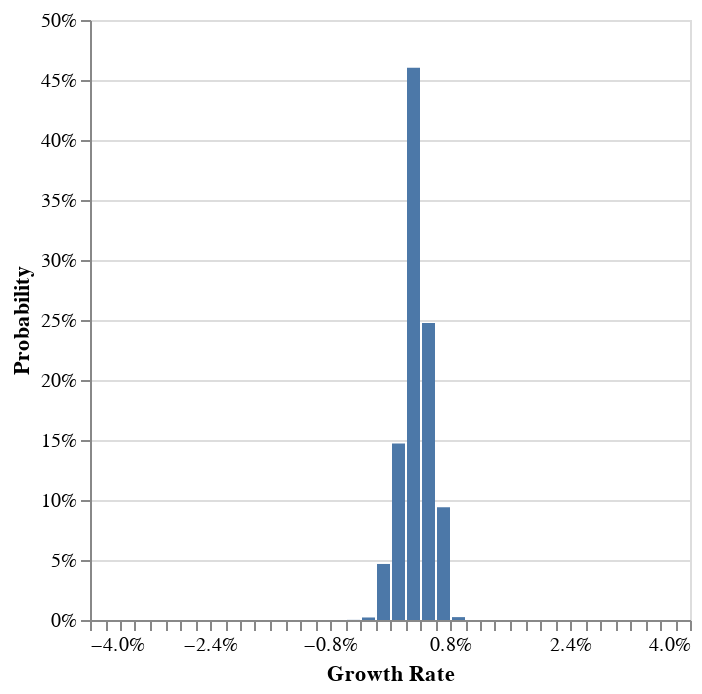

Write notebook code for a chart like this one.
### Code cell
constant_dollar.plot_growth_rate_distribution(
    n_games=N_games, min_max_growth_rate=[-0.04, 0.04], step_size=0.002
)

### Figure 1 — Vega-Lite specification as saved in the notebook (floating-point values rounded to 4 significant figures; data arrays with more than 128 entries replaced by an {"elided": "..."} marker saying what was removed)
{"config": {"view": {"continuousWidth": 300, "continuousHeight": 300}}, "data": {"name": "data-fc1f6b2fdb03b40e85849ab19ffa0230"}, "mark": {"type": "bar"}, "encoding": {"x": {"axis": {"format": "%"}, "bin": {"extent": [-0.04, 0.04], "step": 0.002}, "field": "growth_rates", "title": "Growth Rate", "type": "quantitative"}, "y": {"aggregate": "sum", "axis": {"format": "%"}, "field": "pct", "title": "Probability", "type": "quantitative"}}, "transform": [{"joinaggregate": [{"op": "count", "field": "*", "as": "total"}]}, {"calculate": "1 / datum.total", "as": "pct"}], "$schema": "https://vega.github.io/schema/vega-lite/v5.8.0.json", "datasets": {"data-fc1f6b2fdb03b40e85849ab19ffa0230": {"elided": "10000 records"}}}
